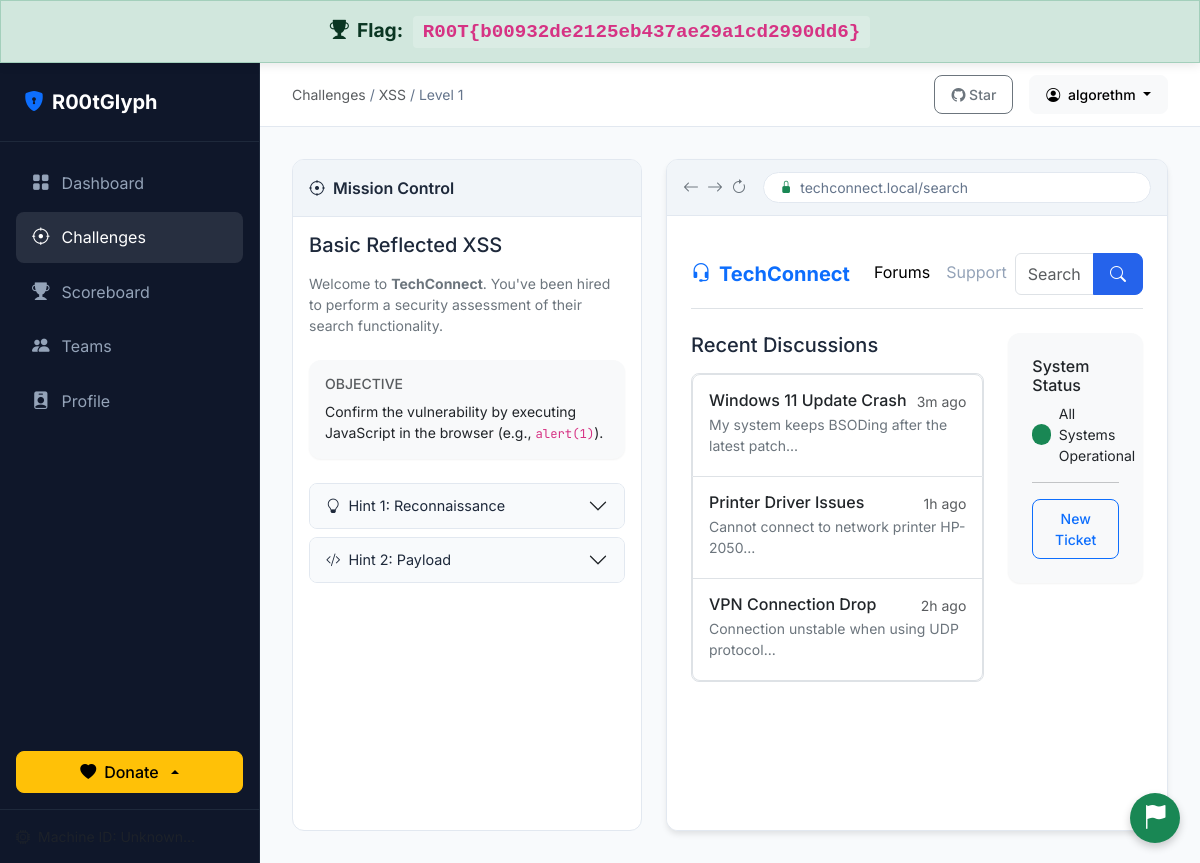
The app's page /xss/level1 (signed in) with its own data.
### app/models.py (models this page shows)
class Flag(db.Model):
    id = db.Column(db.Integer, primary_key=True)
    challenge_id = db.Column(db.Integer, db.ForeignKey('challenge.id'), nullable=False)
    user_id = db.Column(db.Integer, db.ForeignKey('local_user.id'), nullable=False)
    flag_value = db.Column(db.String(100), nullable=False)
    used = db.Column(db.Boolean, default=False)
    created_at = db.Column(db.DateTime, default=lambda: datetime.now(timezone.utc))

class LocalUser(db.Model):
    id = db.Column(db.Integer, primary_key=True)
    username = db.Column(db.String(50), unique=True, nullable=False)
    password_hash = db.Column(db.String(256), nullable=False)
    display_name = db.Column(db.String(50), nullable=False, default='Anonymous Hacker')
    profile_picture = db.Column(db.String(256), nullable=True)
    score = db.Column(db.Integer, default=0)
    completed_challenges = db.Column(db.Text, default='[]')
    is_admin = db.Column(db.Boolean, default=False)
    team_id = db.Column(db.Integer, db.ForeignKey('team.id'), nullable=True)
    created_at = db.Column(db.DateTime, default=lambda: datetime.now(timezone.utc))
    last_active = db.Column(db.DateTime, default=lambda: datetime.now(timezone.utc))

### app/routes/challenges/xss.py (the view)
@xss_bp.route('/xss/level1', methods=['GET', 'POST'])
@login_required
def xss_level1():
    user_input = request.args.get('name', '')
    flag = None
    xss_detected = False
    user = get_current_user()
    completed_ids = json.loads(user.completed_challenges) if user.completed_challenges else []
    if '<script>' in user_input or 'javascript:' in user_input or 'onerror=' in user_input:
        xss_detected = True
        challenge = Challenge.query.filter_by(name='Basic Reflected XSS').first()
        if challenge and challenge.id not in completed_ids:
            update_user_progress(user.id, challenge.id, challenge.points)
            completed_ids = json.loads(user.completed_challenges) if user.completed_challenges else []
    challenge = Challenge.query.filter_by(name='Basic Reflected XSS').first()
    if challenge and challenge.id in completed_ids:
        flag = get_or_create_flag(challenge.id, user.id)
    return render_template('xss/xss_level1.html', user_input=user_input, flag=flag, xss_detected=xss_detected, challenge=challenge)

### templates/xss/xss_level1.html (shortened to what this page needs)
{% extends 'base.html' %}
{% block breadcrumb %}
<span class="text-muted">Challenges</span> / <span class="text-muted">XSS</span> / <span>Level 1</span>
{% endblock %}
{% block content %}
<div class="challenge-lab">
    <div class="mission-panel">
        <div class="mission-header">
            <i class="bi bi-crosshair me-2"></i>Mission Control
        </div>
        <div class="mission-content">
            <h5 class="mb-3">Basic Reflected XSS</h5>
            <p class="text-secondary small mb-4">
                Welcome to <strong>TechConnect</strong>. You've been hired to perform a security assessment of their
                search functionality.
            </p>
            <div class="card mb-4 border-0 bg-light">
                <div class="card-body p-3">
                    <h6 class="card-title small text-uppercase text-muted mb-2">Objective</h6>
                    <p class="mb-0 small">Confirm the vulnerability by executing JavaScript in the browser (e.g.,
                        <code>alert(1)</code>).</p>
                </div>
            </div>
            <div class="hint-accordion accordion" id="hintsAccordion">
                <div class="accordion-item">
                    <h2 class="accordion-header">
                        <button class="accordion-button collapsed" type="button" data-bs-toggle="collapse"
                            data-bs-target="#hint1">
                            <i class="bi bi-lightbulb me-2"></i> Hint 1: Reconnaissance
                        </button>
                    </h2>
                </div>
                <div class="accordion-item">
                    <h2 class="accordion-header">
                        <button class="accordion-button collapsed" type="button" data-bs-toggle="collapse"
                            data-bs-target="#hint2">
                            <i class="bi bi-code-slash me-2"></i> Hint 2: Payload
                        </button>
                    </h2>
                </div>
            </div>
        </div>
    </div>
    <div class="work-panel">
        <div class="browser-bar">
            <div class="d-flex gap-2 text-secondary">
                <i class="bi bi-arrow-left"></i>
                <i class="bi bi-arrow-right"></i>
                <i class="bi bi-arrow-clockwise"></i>
            </div>
            <div class="url-bar">
                <i class="bi bi-lock-fill text-success me-2 small"></i>
                <span>techconnect.local/search</span>
            </div>
        </div>
        <div class="app-frame p-0">
            <div class="p-4">
                <nav class="navbar navbar-expand-lg navbar-light bg-white border-bottom mb-4">
                    <div class="container-fluid px-0">
                        <a class="navbar-brand fw-bold text-primary" href="#"><i
                                class="bi bi-headset me-2"></i>TechConnect</a>
                        <div class="collapse navbar-collapse">
                            <ul class="navbar-nav me-auto">
                                <li class="nav-item"><a class="nav-link active" href="#">Forums</a></li>
                                <li class="nav-item"><a class="nav-link" href="#">Support</a></li>
                            </ul>
                            <form action="{{ url_for('xss_level1') }}" method="get" class="d-flex">
                                <div class="input-group">
                                    <input type="text" class="form-control" name="name"
                                        value="{{ request.args.get('name', '') }}" placeholder="Search topics...">
                                    <button type="submit" class="btn btn-primary"><i class="bi bi-search"></i></button>
                                </div>
                            </form>
                        </div>
                    </div>
                </nav>
                {% if user_input %}
                <div class="mb-4">
                    <h5 class="mb-3">Search Results</h5>
                    <div class="alert alert-light border">
                        Showing results for: <strong>{{ user_input | safe }}</strong>
                    </div>
                    <div class="list-group list-group-flush border rounded">
                        <div class="list-group-item p-3">
                            <div class="text-center py-4 text-muted">
                                <i class="bi bi-inbox fs-1 mb-2 d-block"></i>
                                No discussions found matching your criteria.
                            </div>
                        </div>
                    </div>
                </div>
                {% else %}
                <div class="row g-4">
                    <div class="col-md-8">
                        <h5 class="mb-3">Recent Discussions</h5>
                        <div class="list-group border rounded-3">
                            <a href="#" class="list-group-item list-group-item-action p-3">
                                <div class="d-flex w-100 justify-content-between">
                                    <h6 class="mb-1">Windows 11 Update Crash</h6>
                                    <small class="text-muted">3m ago</small>
                                </div>
                                <p class="mb-1 small text-secondary">My system keeps BSODing after the latest patch...
                                </p>
                            </a>
                            <a href="#" class="list-group-item list-group-item-action p-3">
                                <div class="d-flex w-100 justify-content-between">
                                    <h6 class="mb-1">Printer Driver Issues</h6>
                                    <small class="text-muted">1h ago</small>
                                </div>
                                <p class="mb-1 small text-secondary">Cannot connect to network printer HP-2050...</p>
                            </a>
                            <a href="#" class="list-group-item list-group-item-action p-3">
                                <div class="d-flex w-100 justify-content-between">
                                    <h6 class="mb-1">VPN Connection Drop</h6>
                                    <small class="text-muted">2h ago</small>
                                </div>
                                <p class="mb-1 small text-secondary">Connection unstable when using UDP protocol...</p>
                            </a>
                        </div>
                    </div>
                    <div class="col-md-4">
                        <div class="card border-0 bg-light">
                            <div class="card-body">
                                <h6 class="card-title">System Status</h6>
                                <div class="d-flex align-items-center gap-2 mb-2">
                                    <span class="badge bg-success rounded-pill">&nbsp;</span>
                                    <span class="small">All Systems Operational</span>
                                </div>
                                <hr>
                                <div class="d-grid">
                                    <button class="btn btn-sm btn-outline-primary">New Ticket</button>
                                </div>
                            </div>
                        </div>
                    </div>
                </div>
                {% endif %}
            </div>
        </div>
    </div>
</div>
{% endblock %}

### templates/base.html (shortened to what this page needs)
<!doctype html>
<html lang="en">
    <head>
        <link
            rel="stylesheet"
            href="https://cdn.jsdelivr.net/npm/bootstrap@5.3.0/dist/css/bootstrap.min.css"
        />
        <link
            rel="stylesheet"
            href="https://cdn.jsdelivr.net/npm/bootstrap-icons@1.11.1/font/bootstrap-icons.css"
        />
        <link
            rel="stylesheet"
            href="{{ url_for('static', filename='css/style.css') }}"
        />
    </head>
    <body>
        {% include 'flag_banner.html' %}
        <div class="app-container">
            <aside class="sidebar">
                <div class="sidebar-header">
                    <a href="{{ url_for('index') }}" class="brand-logo">
                        <i class="bi bi-shield-lock-fill text-primary"></i>
                        <span>R00tGlyph</span>
                    </a>
                </div>
                <nav class="sidebar-nav">
                    <div class="nav-item">
                        <a
                            href="{{ url_for('index') }}"
                            class="nav-link {{ 'active' if request.endpoint == 'index' }}"
                        >
                            <i class="bi bi-grid-fill"></i> Dashboard
                        </a>
                    </div>
                    <div class="nav-item">
                        <a
                            href="{{ url_for('vulnerabilities') }}"
                            class="nav-link {{ 'active' if 'level' in request.endpoint or request.endpoint == 'vulnerabilities' }}"
                        >
                            <i class="bi bi-crosshair"></i> Challenges
                        </a>
                    </div>
                    <div class="nav-item">
                        <a
                            href="{{ url_for('scoreboard') }}"
                            class="nav-link {{ 'active' if request.endpoint == 'scoreboard' }}"
                        >
                            <i class="bi bi-trophy-fill"></i> Scoreboard
                        </a>
                    </div>
                    <div class="nav-item">
                        <a
                            href="{{ url_for('teams') }}"
                            class="nav-link {{ 'active' if 'team' in request.endpoint or request.endpoint == 'teams' }}"
                        >
                            <i class="bi bi-people-fill"></i> Teams
                        </a>
                    </div>
                    <div class="nav-item">
                        <a
                            href="{{ url_for('profile') }}"
                            class="nav-link {{ 'active' if request.endpoint == 'profile' }}"
                        >
                            <i class="bi bi-person-badge-fill"></i> Profile
                        </a>
                    </div>
                </nav>
                <div class="sidebar-donate mt-auto mb-3 px-3">
                    <div class="dropdown dropup">
                        <button
                            class="btn btn-warning w-100 d-flex align-items-center justify-content-center gap-2 dropdown-toggle"
                            type="button"
                            data-bs-toggle="dropdown"
                            aria-expanded="false"
                        >
                            <i class="bi bi-heart-fill"></i> Donate
                        </button>
                    </div>
                </div>
                <div class="sidebar-footer">
                    <div
                        class="d-flex align-items-center gap-2 text-muted small"
                    >
                        <i class="bi bi-cpu"></i>
                        <span
                            >Machine ID: {{ session.get('machine_id',
                            'Unknown')[:8] }}...</span
                        >
                    </div>
                </div>
            </aside>
            <main class="main-content">
                <header class="top-bar">
                    <div class="breadcrumb-nav">
                        {% block breadcrumb %}{% endblock %}
                    </div>
                    <div class="user-menu">
                        <a
                            href="https://github.com/algorethmpwd/R00tGlyph"
                            target="_blank"
                            class="btn btn-sm btn-outline-secondary"
                        >
                            <i class="bi bi-github"></i> Star
                        </a>
                        {% if current_user %}
                        <div class="dropdown">
                            <button
                                class="btn btn-sm btn-light dropdown-toggle"
                                type="button"
                                data-bs-toggle="dropdown"
                            >
                                <i class="bi bi-person-circle me-1"></i> {{
                                current_user.username }}
                            </button>
                        </div>
                        {% endif %}
                    </div>
                </header>
                <div class="content-wrapper">
                    {% block content %}{% endblock %}
                </div>
            </main>
        </div>
    </body>
</html>

### templates/flag_banner.html
{% if flag %}
<div class="flag-banner alert alert-success" style="position: sticky; top: 0; z-index: 1000; text-align: center; font-weight: bold; font-size: 1.2rem; padding: 15px; margin: 0; border-radius: 0; box-shadow: 0 2px 10px rgba(0, 0, 0, 0.1);">
    <i class="bi bi-trophy-fill me-2"></i>Flag: <code style="font-family: monospace; font-size: 1.2rem; padding: 5px 10px; background-color: rgba(255, 255, 255, 0.2); border-radius: 4px; margin-left: 5px;">{{ flag }}</code>
</div>
{% endif %}

### records on screen
Flag: flag_value "R00T{b00932de2125eb437ae29a1cd2990dd6}"
LocalUser: username "algorethm"
